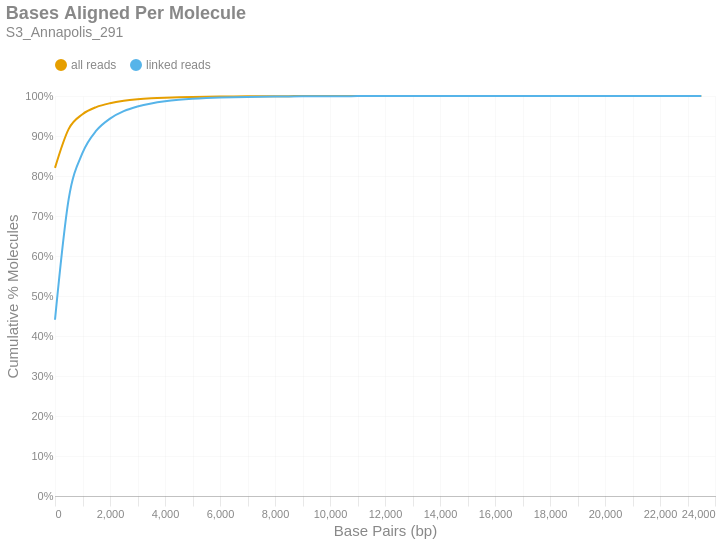

The cell this chart's notebook holds for it:
### Markdown cell above
### Bases Aligned Per Molecule
This is a cumulative frequency distribution showing the number of base pairs aligned per unique molecule. These data are shown in 500 bp bins. There are two distributions: one with `all reads` (yellow) and another with only `linked reads` (blue). The percent of molecules in the `linked reads` distribution is relative to the total number of linked molecules.

### Code cell
if SKIPLR:
    print_html(f"Skipped")
else:
    binned_df = consolidated_hist(valids['aligned_bp'], mask, 500, True)
    with SafeRender(binned_df):
        (
            density_plot(binned_df, 'Bases Aligned Per Molecule', samplename, 'basesper')
            .encode(
                x=alt.X('bin:Q', title="Base Pairs (bp)").axis(tickMinStep=500).scale(padding=0),
                y=alt.Y('value:Q', title='Cumulative % Molecules')
                    .axis(format='%')
                    .scale(domain = [0,1])
                    .stack(False),
                color=alt.Color("key:N").scale(domain = ["all reads", "linked reads"]),
                tooltip = [
                    alt.Tooltip("key:N", title = "Data Type"),
                    alt.Tooltip("range_label:N", title="Bases Aligned Per Molecule"),
                    alt.Tooltip("value:Q", format = ".2%", title="% Molecules (Cum.)")
                ]
            )
        ).display()

### Figure 1 — Vega-Lite specification as saved in the notebook (floating-point values rounded to 4 significant figures)
{"width": "container", "height": 400, "config": {"title": {"anchor": "start", "dy": -15, "fontSize": 18, "color": "#888888", "subtitleColor": "#888888", "subtitleFontSize": 14}, "arc": {"fill": "#0072B2"}, "axis": {"domainColor": "#888888", "domainWidth": 0.5, "gridWidth": 0.2, "grid": false, "titleFontWeight": 400, "titleFontSize": 15, "labelFontSize": 11, "labelColor": "#888888", "tickColor": "#888888", "tickWidth": 0.2, "titleColor": "#888888"}, "axisBand": {"grid": false}, "axisX": {"grid": true, "tickSize": 10, "domainCap": "round"}, "axisY": {"domain": false, "grid": true, "tickSize": 0, "domainCap": "round"}, "background": "transparent", "header": {"labelFontSize": 15, "labelColor": "#888888", "titleFontSize": 15, "titleFontWeight": 600, "titleColor": "#888888"}, "legend": {"labelFont": "sans-serif", "labelFontSize": 12, "labelColor": "#888888", "symbolSize": 100, "symbolType": "circle", "titleFontSize": 12, "titlePadding": 10, "titleColor": "#888888", "title": null, "orient": "top"}, "range": {"category": ["#E69F00", "#56B4E9", "#009E73", "#F0E442", "#0072B2", "#D55E00", "#CC79A7", "#000000"], "diverging": ["#cfe8f3", "#a2d4ec", "#73bfe2", "#46abdb", "#1696d2", "#12719e"]}, "area": {"fill": "#0072B2", "fillOpacity": 0.7, "line": true, "strokeOpacity": 0.7}, "line": {"color": "#0072B2", "stroke": "#0072B2", "strokeWidth": 2}, "trail": {"color": "#0072B2", "stroke": "#0072B2", "strokeWidth": 0, "size": 1}, "point": {"filled": true, "fillOpacity": 1.0, "size": 95}, "text": {"color": "#888888", "fontSize": 11, "align": "right", "fontWeight": 400, "size": 11}, "bar": {"fill": "#0072B2", "stroke": null}, "view": {"stroke": null, "continuousWidth": 660, "continuousHeight": 400}}, "data": {"name": "data-8558db14fa10dce82668d372bde790f9"}, "mark": {"type": "line", "interpolate": "monotone", "point": {"opacity": 0, "size": 275}}, "encoding": {"color": {"field": "key", "scale": {"domain": ["all reads", "linked reads"]}, "type": "nominal"}, "tooltip": [{"field": "key", "title": "Data Type", "type": "nominal"}, {"field": "range_label", "title": "Bases Aligned Per Molecule", "type": "nominal"}, {"field": "value", "format": ".2%", "title": "% Molecules (Cum.)", "type": "quantitative"}], "x": {"axis": {"tickMinStep": 500}, "field": "bin", "scale": {"padding": 0}, "title": "Base Pairs (bp)", "type": "quantitative"}, "y": {"axis": {"format": "%"}, "field": "value", "scale": {"domain": [0, 1]}, "stack": false, "title": "Cumulative % Molecules", "type": "quantitative"}}, "params": [{"name": "param_c36ac31b6afebe62", "select": {"type": "point", "fields": ["key"]}, "bind": "legend"}], "title": {"text": "Bases Aligned Per Molecule", "subtitle": "S3_Annapolis_291"}, "transform": [{"fold": ["all reads (cumsum)", "linked reads (cumsum)"]}, {"calculate": "replace(datum.key, ' (cumsum)', '')", "as": "key"}, {"filter": {"param": "param_c36ac31b6afebe62"}}], "usermeta": {"embedOptions": {"downloadFileName": "S3_Annapolis_291.basesper"}}, "$schema": "https://vega.github.io/schema/vega-lite/v6.1.0.json", "datasets": {"data-8558db14fa10dce82668d372bde790f9": [{"bin": "0.0", "interval": "0.0-500.0", "all reads": 0.8204, "linked reads": 0.4406, "all reads (cumsum)": 0.8204, "linked reads (cumsum)": 0.4406, "range_label": "0-499"}, {"bin": "500.0", "interval": "500.0-1000.0", "all reads": 0.0974, "linked reads": 0.3027, "all reads (cumsum)": 0.9178, "linked reads (cumsum)": 0.7433, "range_label": "500-999"}, {"bin": "1000.0", "interval": "1000.0-1500.0", "all reads": 0.03664, "linked reads": 0.1143, "all reads (cumsum)": 0.9544, "linked reads (cumsum)": 0.8577, "range_label": "1000-1499"}, {"bin": "1500.0", "interval": "1500.0-2000.0", "all reads": 0.01782, "linked reads": 0.05562, "all reads (cumsum)": 0.9722, "linked reads (cumsum)": 0.9133, "range_label": "1500-1999"}, {"bin": "2000.0", "interval": "2000.0-2500.0", "all reads": 0.009681, "linked reads": 0.03022, "all reads (cumsum)": 0.9819, "linked reads (cumsum)": 0.9435, "range_label": "2000-2499"}, {"bin": "2500.0", "interval": "2500.0-3000.0", "all reads": 0.005939, "linked reads": 0.01854, "all reads (cumsum)": 0.9878, "linked reads (cumsum)": 0.962, "range_label": "2500-2999"}, {"bin": "3000.0", "interval": "3000.0-3500.0", "all reads": 0.003751, "linked reads": 0.01171, "all reads (cumsum)": 0.9916, "linked reads (cumsum)": 0.9737, "range_label": "3000-3499"}, {"bin": "3500.0", "interval": "3500.0-4000.0", "all reads": 0.002488, "linked reads": 0.007767, "all reads (cumsum)": 0.9941, "linked reads (cumsum)": 0.9815, "range_label": "3500-3999"}, {"bin": "4000.0", "interval": "4000.0-4500.0", "all reads": 0.001675, "linked reads": 0.005229, "all reads (cumsum)": 0.9958, "linked reads (cumsum)": 0.9867, "range_label": "4000-4499"}, {"bin": "4500.0", "interval": "4500.0-5000.0", "all reads": 0.001158, "linked reads": 0.003616, "all reads (cumsum)": 0.9969, "linked reads (cumsum)": 0.9904, "range_label": "4500-4999"}, {"bin": "5000.0", "interval": "5000.0-5500.0", "all reads": 0.0008334, "linked reads": 0.002602, "all reads (cumsum)": 0.9977, "linked reads (cumsum)": 0.993, "range_label": "5000-5499"}, {"bin": "5500.0", "interval": "5500.0-6000.0", "all reads": 0.0005849, "linked reads": 0.001826, "all reads (cumsum)": 0.9983, "linked reads (cumsum)": 0.9948, "range_label": "5500-5999"}, {"bin": "6000.0", "interval": "6000.0-6500.0", "all reads": 0.0004298, "linked reads": 0.001342, "all reads (cumsum)": 0.9988, "linked reads (cumsum)": 0.9961, "range_label": "6000-6499"}, {"bin": "6500.0", "interval": "6500.0-7000.0", "all reads": 0.0002951, "linked reads": 0.0009211, "all reads (cumsum)": 0.9991, "linked reads (cumsum)": 0.997, "range_label": "6500-6999"}, {"bin": "7000.0", "interval": "7000.0-7500.0", "all reads": 0.0002207, "linked reads": 0.000689, "all reads (cumsum)": 0.9993, "linked reads (cumsum)": 0.9977, "range_label": "7000-7499"}, {"bin": "7500.0", "interval": "7500.0-8000.0", "all reads": 0.0001675, "linked reads": 0.0005229, "all reads (cumsum)": 0.9994, "linked reads (cumsum)": 0.9983, "range_label": "7500-7999"}, {"bin": "8000.0", "interval": "8000.0-8500.0", "all reads": 0.000133, "linked reads": 0.0004153, "all reads (cumsum)": 0.9996, "linked reads (cumsum)": 0.9987, "range_label": "8000-8499"}, {"bin": "8500.0", "interval": "8500.0-9000.0", "all reads": 9.764e-05, "linked reads": 0.0003048, "all reads (cumsum)": 0.9997, "linked reads (cumsum)": 0.999, "range_label": "8500-8999"}, {"bin": "9000.0", "interval": "9000.0-9500.0", "all reads": 7.579e-05, "linked reads": 0.0002366, "all reads (cumsum)": 0.9997, "linked reads (cumsum)": 0.9992, "range_label": "9000-9499"}, {"bin": "9500.0", "interval": "9500.0-10000.0", "all reads": 5.725e-05, "linked reads": 0.0001787, "all reads (cumsum)": 0.9998, "linked reads (cumsum)": 0.9994, "range_label": "9500-9999"}, {"bin": "10000.0", "interval": "10000.0-10500.0", "all reads": 4.942e-05, "linked reads": 0.0001543, "all reads (cumsum)": 0.9999, "linked reads (cumsum)": 0.9995, "range_label": "10000-10499"}, {"bin": "10500.0", "interval": "10500.0-11000.0", "all reads": 3.136e-05, "linked reads": 9.79e-05, "all reads (cumsum)": 0.9999, "linked reads (cumsum)": 0.9996, "range_label": "10500-10999"}, {"bin": "11000.0", "interval": "11000.0-11500.0", "all reads": 2.233e-05, "linked reads": 6.971e-05, "all reads (cumsum)": 0.9999, "linked reads (cumsum)": 0.9997, "range_label": "11000-11499"}, {"bin": "11500.0", "interval": "11500.0-12000.0", "all reads": 1.996e-05, "linked reads": 6.23e-05, "all reads (cumsum)": 0.9999, "linked reads (cumsum)": 0.9998, "range_label": "11500-11999"}, {"bin": "12000.0", "interval": "12000.0-12500.0", "all reads": 1.615e-05, "linked reads": 5.043e-05, "all reads (cumsum)": 0.9999, "linked reads (cumsum)": 0.9998, "range_label": "12000-12499"}, {"bin": "12500.0", "interval": "12500.0-13000.0", "all reads": 1.307e-05, "linked reads": 4.079e-05, "all reads (cumsum)": 1.0, "linked reads (cumsum)": 0.9999, "range_label": "12500-12999"}, {"bin": "13000.0", "interval": "13000.0-13500.0", "all reads": 9.028e-06, "linked reads": 2.818e-05, "all reads (cumsum)": 1.0, "linked reads (cumsum)": 0.9999, "range_label": "13000-13499"}, {"bin": "13500.0", "interval": "13500.0-14000.0", "all reads": 9.028e-06, "linked reads": 2.818e-05, "all reads (cumsum)": 1.0, "linked reads (cumsum)": 0.9999, "range_label": "13500-13999"}, {"bin": "14000.0", "interval": "14000.0-14500.0", "all reads": 4.989e-06, "linked reads": 1.557e-05, "all reads (cumsum)": 1.0, "linked reads (cumsum)": 0.9999, "range_label": "14000-14499"}, {"bin": "14500.0", "interval": "14500.0-15000.0", "all reads": 3.564e-06, "linked reads": 1.112e-05, "all reads (cumsum)": 1.0, "linked reads (cumsum)": 1.0, "range_label": "14500-14999"}, {"bin": "15000.0", "interval": "15000.0-15500.0", "all reads": 4.514e-06, "linked reads": 1.409e-05, "all reads (cumsum)": 1.0, "linked reads (cumsum)": 1.0, "range_label": "15000-15499"}, {"bin": "15500.0", "interval": "15500.0-16000.0", "all reads": 3.801e-06, "linked reads": 1.187e-05, "all reads (cumsum)": 1.0, "linked reads (cumsum)": 1.0, "range_label": "15500-15999"}, {"bin": "16000.0", "interval": "16000.0-16500.0", "all reads": 1.188e-06, "linked reads": 3.708e-06, "all reads (cumsum)": 1.0, "linked reads (cumsum)": 1.0, "range_label": "16000-16499"}, {"bin": "16500.0", "interval": "16500.0-17000.0", "all reads": 2.376e-07, "linked reads": 7.416e-07, "all reads (cumsum)": 1.0, "linked reads (cumsum)": 1.0, "range_label": "16500-16999"}, {"bin": "17000.0", "interval": "17000.0-17500.0", "all reads": 9.503e-07, "linked reads": 2.967e-06, "all reads (cumsum)": 1.0, "linked reads (cumsum)": 1.0, "range_label": "17000-17499"}, {"bin": "17500.0", "interval": "17500.0-18000.0", "all reads": 1.663e-06, "linked reads": 5.191e-06, "all reads (cumsum)": 1.0, "linked reads (cumsum)": 1.0, "range_label": "17500-17999"}, {"bin": "18000.0", "interval": "18000.0-18500.0", "all reads": 7.127e-07, "linked reads": 2.225e-06, "all reads (cumsum)": 1.0, "linked reads (cumsum)": 1.0, "range_label": "18000-18499"}, {"bin": "18500.0", "interval": "18500.0-19000.0", "all reads": 4.751e-07, "linked reads": 1.483e-06, "all reads (cumsum)": 1.0, "linked reads (cumsum)": 1.0, "range_label": "18500-18999"}, {"bin": "19000.0", "interval": "19000.0-19500.0", "all reads": 2.376e-07, "linked reads": 7.416e-07, "all reads (cumsum)": 1.0, "linked reads (cumsum)": 1.0, "range_label": "19000-19499"}, {"bin": "19500.0", "interval": "19500.0-20000.0", "all reads": 2.376e-07, "linked reads": 7.416e-07, "all reads (cumsum)": 1.0, "linked reads (cumsum)": 1.0, "range_label": "19500-19999"}, {"bin": "20000.0", "interval": "20000.0-20500.0", "all reads": 2.376e-07, "linked reads": 7.416e-07, "all reads (cumsum)": 1.0, "linked reads (cumsum)": 1.0, "range_label": "20000-20499"}, {"bin": "20500.0", "interval": "20500.0-21000.0", "all reads": 4.751e-07, "linked reads": 1.483e-06, "all reads (cumsum)": 1.0, "linked reads (cumsum)": 1.0, "range_label": "20500-20999"}, {"bin": "21000.0", "interval": "21000.0-21500.0", "all reads": 0.0, "linked reads": 0.0, "all reads (cumsum)": 1.0, "linked reads (cumsum)": 1.0, "range_label": "21000-21499"}, {"bin": "21500.0", "interval": "21500.0-22000.0", "all reads": 0.0, "linked reads": 0.0, "all reads (cumsum)": 1.0, "linked reads (cumsum)": 1.0, "range_label": "21500-21999"}, {"bin": "22000.0", "interval": "22000.0-22500.0", "all reads": 0.0, "linked reads": 0.0, "all reads (cumsum)": 1.0, "linked reads (cumsum)": 1.0, "range_label": "22000-22499"}, {"bin": "22500.0", "interval": "22500.0-23000.0", "all reads": 0.0, "linked reads": 0.0, "all reads (cumsum)": 1.0, "linked reads (cumsum)": 1.0, "range_label": "22500-22999"}, {"bin": "23000.0", "interval": "23000.0-23500.0", "all reads": 0.0, "linked reads": 0.0, "all reads (cumsum)": 1.0, "linked reads (cumsum)": 1.0, "range_label": "23000-23499"}, {"bin": "23500.0", "interval": "23500.0-24000.0", "all reads": 2.376e-07, "linked reads": 7.416e-07, "all reads (cumsum)": 1.0, "linked reads (cumsum)": 1.0, "range_label": "23500-23999"}]}}
